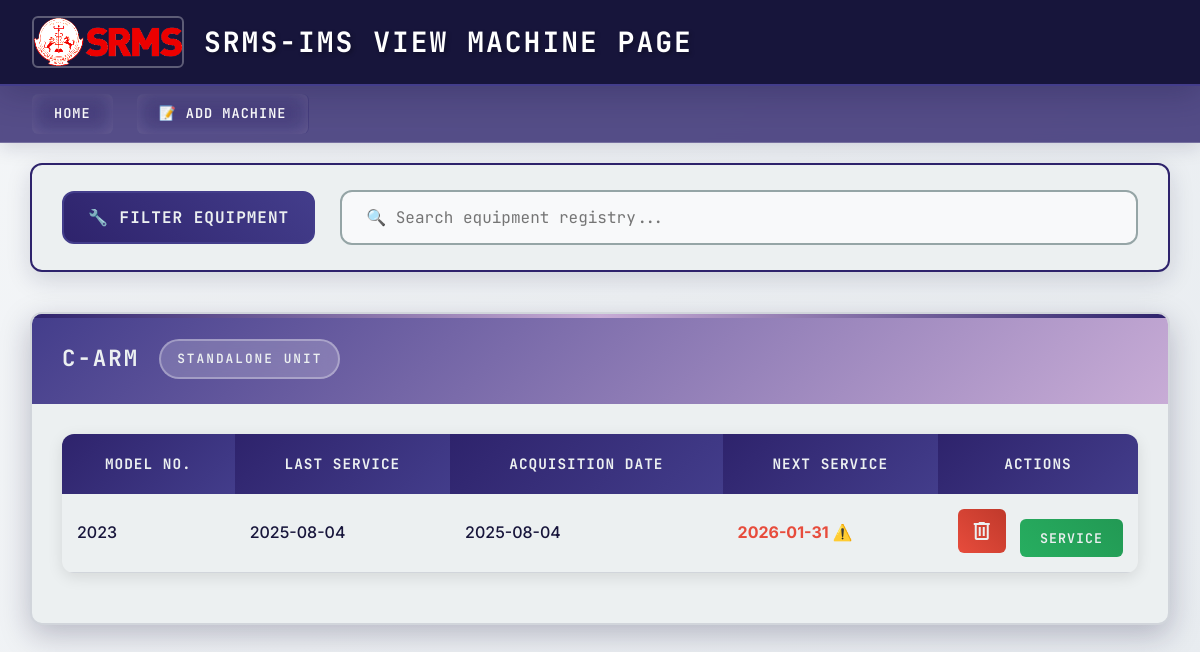
The app's page /viewc/4 with its own data.
### app.py (models this page shows)
class Machine(db.Model):
    __tablename__ = 'machine'
    sno = db.Column(db.Integer, primary_key=True)
    name = db.Column(db.String(200), nullable=False)
    m_uid = db.Column(db.Integer, unique=True)  # Added unique constraint for serial ID
    department = db.Column(db.Integer, db.ForeignKey('dep.sno'), nullable=False)
    typee = db.Column(db.String(500), nullable=False)
    interval = db.Column(db.Integer, nullable=True)
    up_date = db.Column(db.Date)  # Acquisition/Purchase date
    ls_date = db.Column(db.Date, nullable=True)  # Last service date
    manufacturer = db.Column(db.Integer, db.ForeignKey('manufacturer.sno'), nullable=True)
    service_location = db.Column(db.String(500), nullable=True)  # Where to send for service

### app.py (the view)
@app.route('/viewc/<sno>',methods=['GET', 'POST'])
def viewc(sno):
    q = Machine.query.filter_by(typee="single-unit" , department=int(sno)).all()
    q1 = Machine.query.filter_by(typee="assembled").all()
    q2 = Mpart.query.all()
    for m in q:
        if m.ls_date and m.interval:
            m.next_date = m.ls_date + timedelta(days=m.interval)
    for p in q2:
        if p.ls_date and p.interval:
            p.next_date = p.ls_date + timedelta(days=p.interval)
    grouped_s = group_by_name(q)
    grouped_p = group_by_name(q1)
    grouped_parts = group_by_id(q2)
    return render_template("view.html", smachines=grouped_s, pmachines=grouped_p, parts=grouped_parts)

### app.py (called while the page is built)
def group_by_name(items):
    grouped = defaultdict(list)
    for item in items:
        grouped[item.name].append(item)
    return grouped

def group_by_id(items):
    grouped = defaultdict(list)
    for item in items:
        grouped[item.m_id].append(item)
    return grouped

### inventory/templates/view.html (shortened to what this page needs)
<!DOCTYPE html>
<html lang="en">
<head>
</head>
<body>
  <header>
        <div class="header-left">
            <img src="/static/download.png" alt="SRMS Logo" />
            <h1 id="mainTitle" class="animated-title">SRMS-IMS View Machine Page</h1>
        </div>
    </header>
    <nav>
      <a href="/">Home</a>
        <a href="/add">📝 Add Machine</a>
    </nav>
  <div class="controls-section">
    <div class="controls-container">
      <div class="filter-control">
        <div id="machine-heading" class="clickable-heading">
          🔧 Filter Equipment
        </div>
      </div>
      <div class="search-container">
        <input type="text" id="machine-search" placeholder="🔍 Search equipment registry...">
      </div>
    </div>
  </div>
  <div class="inventory-container">
    {% for name, machines in smachines.items() %}
    <div class="machine-group-card">
      <div class="machine-group-header">
        <div class="machine-group-title">
          <span class="machine-name">{{ name }}</span>
          <span class="type-label">Standalone Unit</span>
        </div>
      </div>
      <div class="table-container">
        <table class="machine-table">
          <thead>
            <tr>
              <th>Model No.</th>
              <th>Last Service</th>
              <th>Acquisition Date</th>
              <th>Next Service</th>
              <th>Actions</th>
            </tr>
          </thead>
          <tbody>
            {% for m in machines %}
            <tr data-row-type="machine" data-uid="{{ m.m_uid }}" data-sno="{{ m.sno }}">
              <td data-label="Equipment ID">{{ m.m_uid }}</td>
              <td data-label="Last Service">{{ m.ls_date }}</td>
              <td data-label="Acquisition Date">{{ m.up_date }}</td>
              <td data-label="Next Service">{{ m.next_date }}</td>
              <td>
                <button class="delete-machine-btn">
                  <span class="material-symbols-outlined">delete</span>
                </button>
                <button class="edit-btn">Service</button>
              </td>
            </tr>
            {% endfor %}
          </tbody>
        </table>
      </div>
    </div>
    {% endfor %}
  </div>
</body>
</html>

### records on screen
Machine: name "C-ARM", m_uid "2023", ls_date "2025-08-04", up_date "2025-08-04", next_date "2026-01-31 ⚠️"
